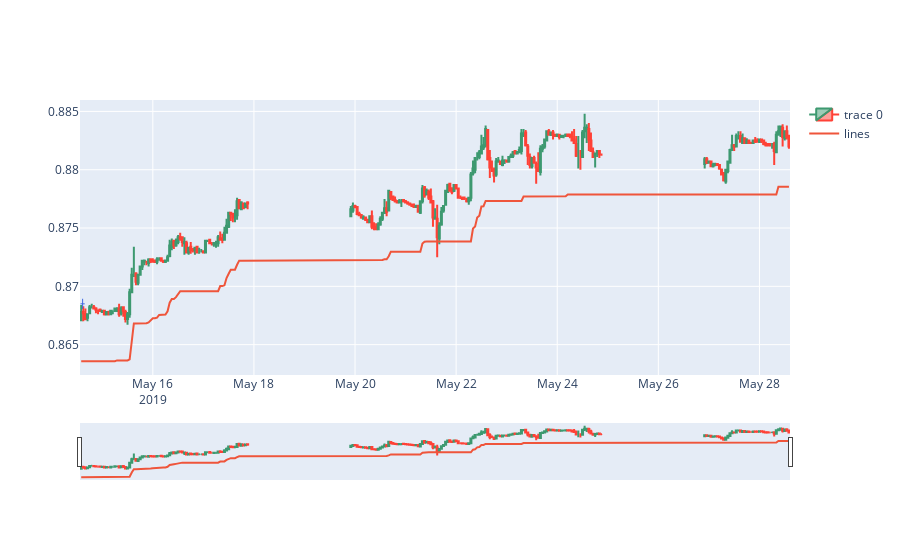

Source (notebook cell):
### Code cell
# Example plotly candlestick plot
#2019-06-10 05:30:00 EURGBP Signal Entry = 0.8896 Real Entry = 0.8894 TP = 0.9005
#2019-05-14 14:40:00 BOOM EURGBP 1.8685 0.8679 10006.0
start_dt = "2019-05-14 13:40"
end_dt = "2019-05-28 14:40"
df = get_supertrend("EURGBP", multiplier=6, length=40, sample_mins=60)
dfp = df.loc[start_dt:end_dt]
fig = go.Figure(data=[go.Candlestick(x=dfp.index,
                open=dfp['Open'],
                high=dfp['High'],
                low=dfp['Low'],
                close=dfp['Close'])])

fig.add_trace(go.Scatter(x=dfp.index, y=dfp.SuperTrend,
                    mode='lines',
                    name='lines'))

# Entry Cross
fig.add_shape(go.layout.Shape(            
                type="line",
                x0="2019-05-14 13:40",
                y0=0.8685,
                x1="2019-05-14 15:40",
                y1=0.8685,
                line=dict(
                    color="RoyalBlue",
                    width=1
                )
            )
        )
fig.add_shape(go.layout.Shape(            
                type="line",
                x0="2019-05-14 14:40",
                y0=0.8685*(1+0.0005),
                x1="2019-05-14 14:40",
                y1=0.8685*(1-0.0005),
                line=dict(
                    color="RoyalBlue",
                    width=1
                )
            )
        )

# Stop Loss
#fig.add_shape(go.layout.Shape(            
#                type="line",
#                x0=start_dt,
#                y0=0.9005,
#                x1=end_dt,
#                y1=0.9005,
#                line=dict(
#                    color="Red",
#                    width=1
#                )
#            )
#        )

fig.show()

### Figure 1 — Plotly figure (JSON) as saved in the notebook; plotly's stock layout.template omitted (floating-point values rounded to 4 significant figures; data arrays with more than 128 entries replaced by an {"elided": "..."} marker saying what was removed)
{"data": [{"close": {"elided": "241 float values"}, "high": {"elided": "241 float values"}, "low": {"elided": "241 float values"}, "open": {"elided": "241 float values"}, "type": "candlestick", "x": {"elided": "241 str values"}}, {"mode": "lines", "name": "lines", "type": "scatter", "x": {"elided": "241 str values"}, "y": {"elided": "241 float values"}}], "layout": {"shapes": [{"line": {"color": "RoyalBlue", "width": 1}, "type": "line", "x0": "2019-05-14 13:40", "x1": "2019-05-14 15:40", "y0": 0.8685, "y1": 0.8685}, {"line": {"color": "RoyalBlue", "width": 1}, "type": "line", "x0": "2019-05-14 14:40", "x1": "2019-05-14 14:40", "y0": 0.8689, "y1": 0.8681}]}}
